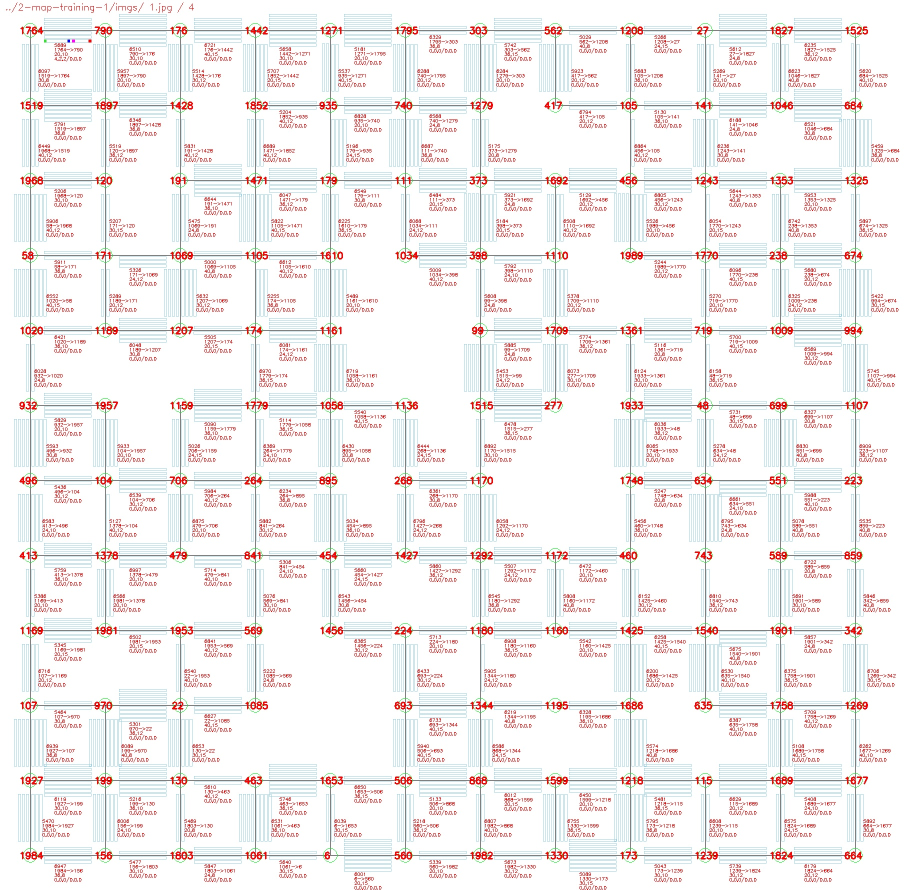
#> input picture Visualization/2-map-training-1/imgs/1.jpg, 1810 x 1780 px (shown at 1/2 size); its folder holds only this picture in this run
$ python -i ImageAugmentation.py   (imports and definitions only)
#> lines starting #> are read from the running program, lines starting #| are printed output that depends on the picture
import os
from math import tan, atan
# import itertools
import cv2
import numpy as np
import matplotlib.pyplot as plt
from matplotlib import patches

class ImageAugmentation(object):
    def __init__(self, is_train=True):
        self.is_train = is_train

    def do_rotate(self, image, angle):
        h = image.shape[0]
        w = image.shape[1]

        (cX, cY) = (w // 2, h // 2)
        M = cv2.getRotationMatrix2D((cX, cY), angle, 1.0)
        image = cv2.warpAffine(image, M, (w, h), borderMode=cv2.BORDER_REPLICATE)

        return image

    def do_shear(self, image, angle):
        h = image.shape[0]
        w = image.shape[1]

        angle = angle / 180 * np.pi
        M = np.float64([[1, tan(angle), 0], [0, 1, 0]])
        image = cv2.warpAffine(image, M, (w, h), borderMode=cv2.BORDER_REPLICATE)

        return image

    def do_padding(self, image, pixels):
        h = image.shape[0]
        w = image.shape[1]
        image = cv2.copyMakeBorder(image, pixels, pixels, pixels, pixels, borderType=cv2.BORDER_REPLICATE)
        image = cv2.resize(image, (w, h))

        return image

    def do_shift(self, image, pixels):
        h = image.shape[0]
        w = image.shape[1]

        M = np.float64([[1, 0, 0], [0, 1, pixels]])
        image = cv2.warpAffine(image, M, (w, h), borderMode=cv2.BORDER_REPLICATE)

        return image

    def transform(self, image):
        # 输入图像是竖着的（转置过的图像
        image = image.transpose(1, 0, 2)

        p = np.random.rand()
        if p > 0.5:
            p = np.random.rand()
            if p > 0.5:
                pixels = 15 * np.random.rand()
                image = self.do_padding(image, 15)
                image = self.do_shift(image, pixels)

        p = np.random.rand()
        if p > 0.5:
            p = np.random.rand()
            if p > 0.5:
                angle = 4 * ((np.random.rand() - 0.5) * 2)
                image = self.do_rotate(image, angle)
            else:
                angle = 8 * ((np.random.rand() - 0.5) * 2)
                image = self.do_shear(image, angle)

        p = np.random.rand()
        if p > 0.5:
            factory = 0.8 + 0.2 * np.random.rand()
            image = image * factory

        return image.transpose(1, 0, 2)

# [19 lines not run here, left out]

>>> import cv2
>>> picture = cv2.imread('../Visualization/2-map-training-1/imgs/1.jpg')
#> picture is the input picture: shape (1780, 1810, 3); mean B, G, R 238.6, 238.7, 242.1
>>> result = ImageAugmentation().transform(picture)
#> in transform, `image = image.transpose(1, 0, 2)`:
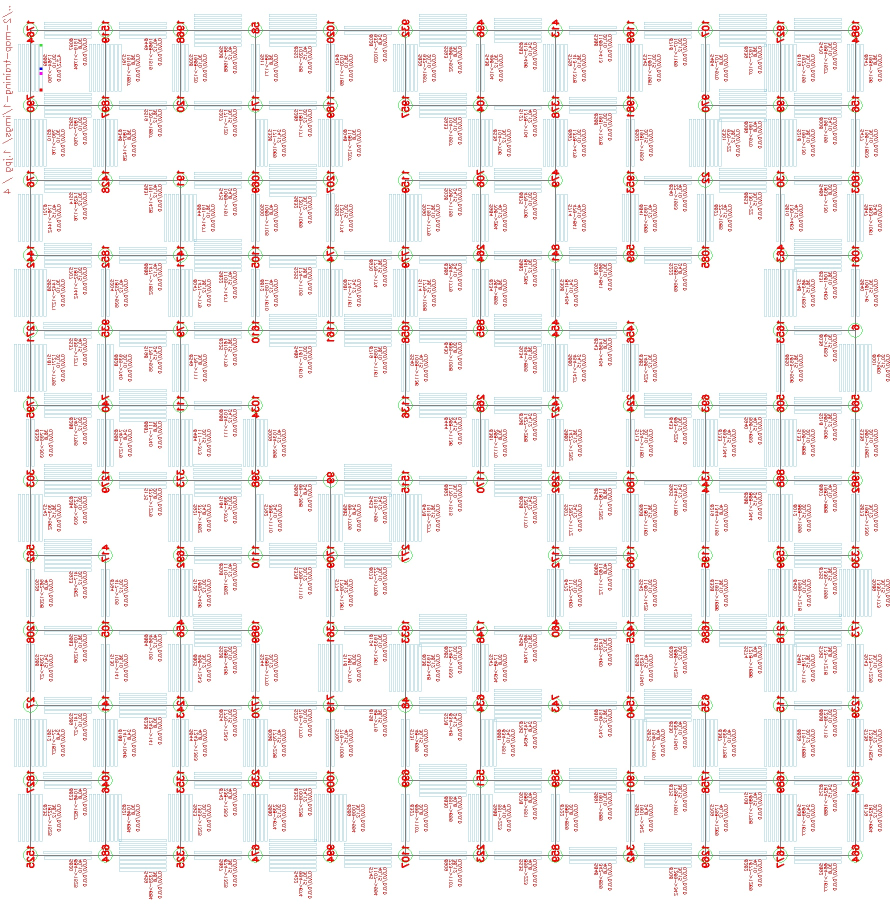
#> image: shape (1810, 1780, 3) (shown at 1/2 size); mean of channels 0, 1, 2 238.6, 238.7, 242.1; drawn as B, G, R
#> in do_padding, `image = cv2.copyMakeBorder(image, pixels, pixels, pixels, pixels, bord..`:
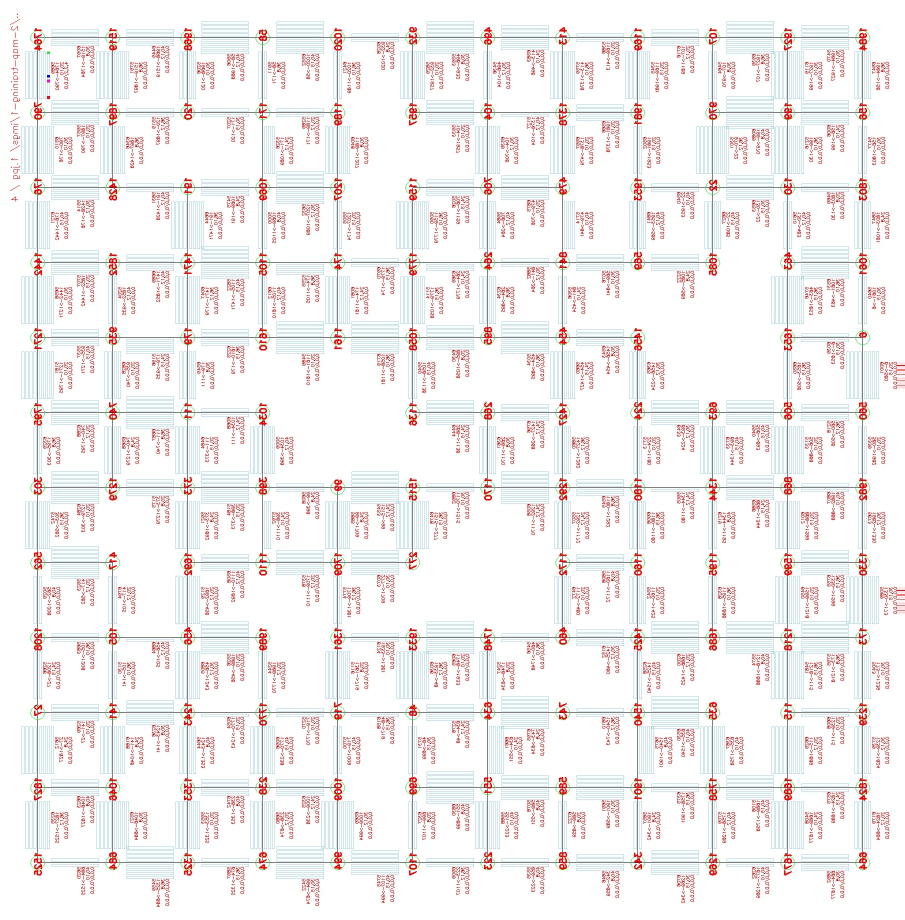
#> image: shape (1840, 1810, 3) (shown at 1/2 size); mean of channels 0, 1, 2 239.1, 239.2, 242.5; drawn as B, G, R
#> in do_shift, `image = cv2.warpAffine(image, M, (w, h), borderMode=cv2.BORDER_REPLICA..`:
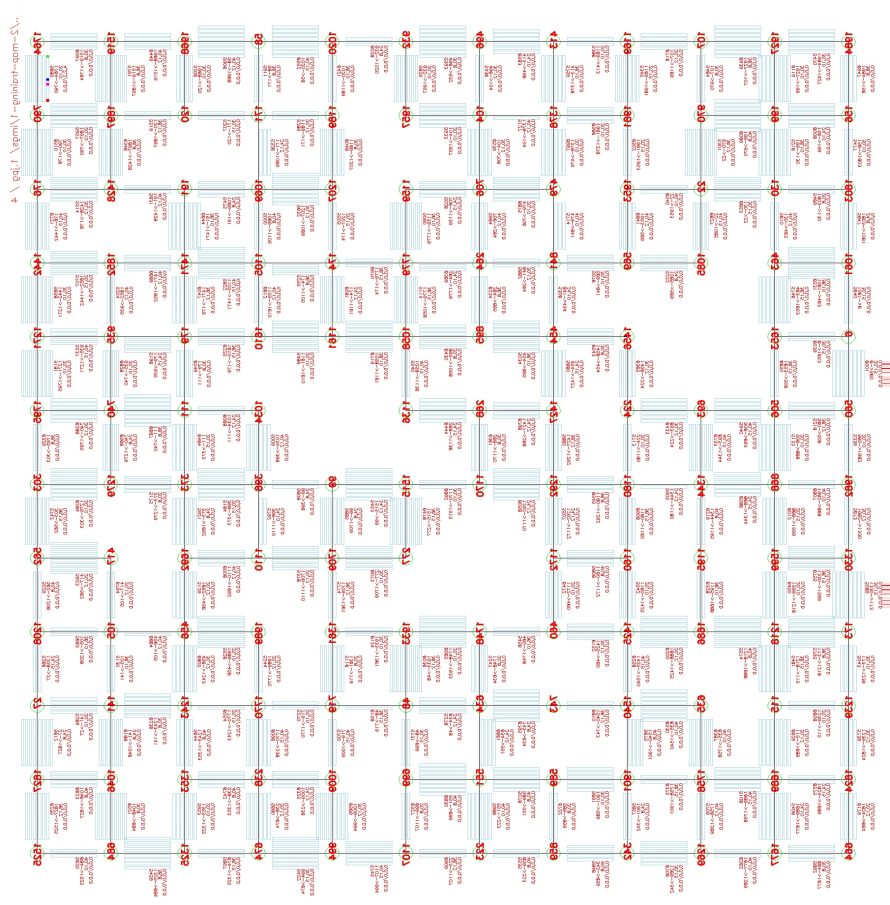
#> image: shape (1810, 1780, 3) (shown at 1/2 size); mean of channels 0, 1, 2 239, 239.2, 242.5; drawn as B, G, R
#> in do_shear, `image = cv2.warpAffine(image, M, (w, h), borderMode=cv2.BORDER_REPLICA..`:
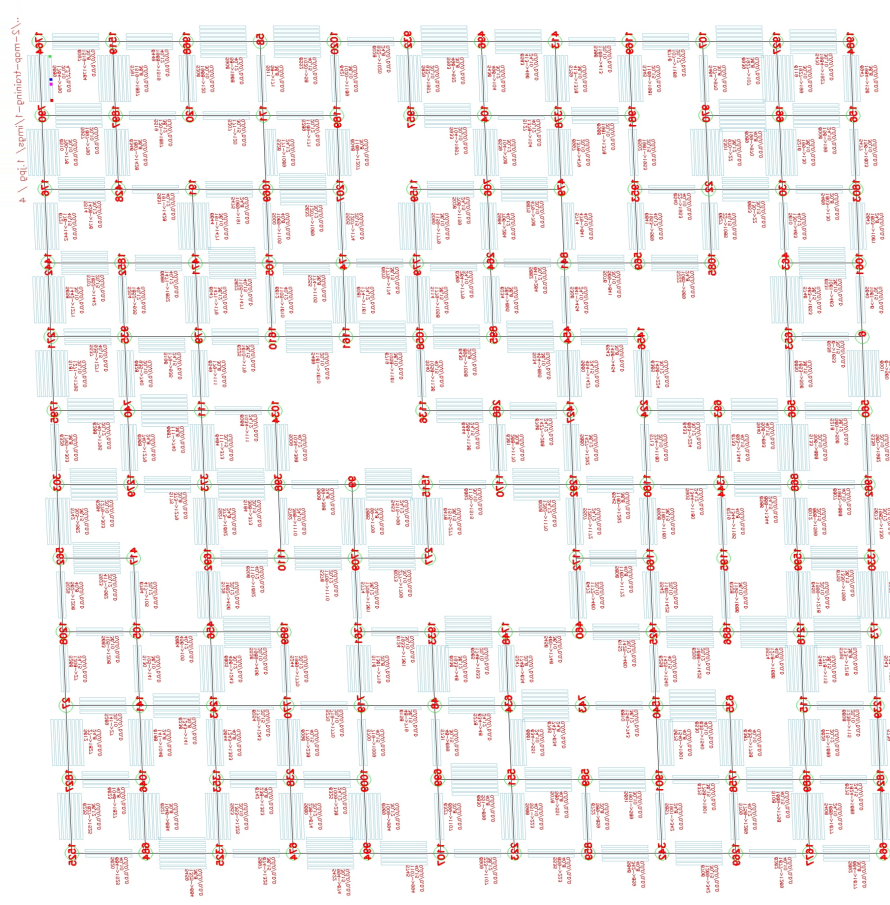
#> image: shape (1810, 1780, 3) (shown at 1/2 size); mean of channels 0, 1, 2 239.2, 239.3, 242.5; drawn as B, G, R
#> in transform, `return image.transpose(1, 0, 2)`:
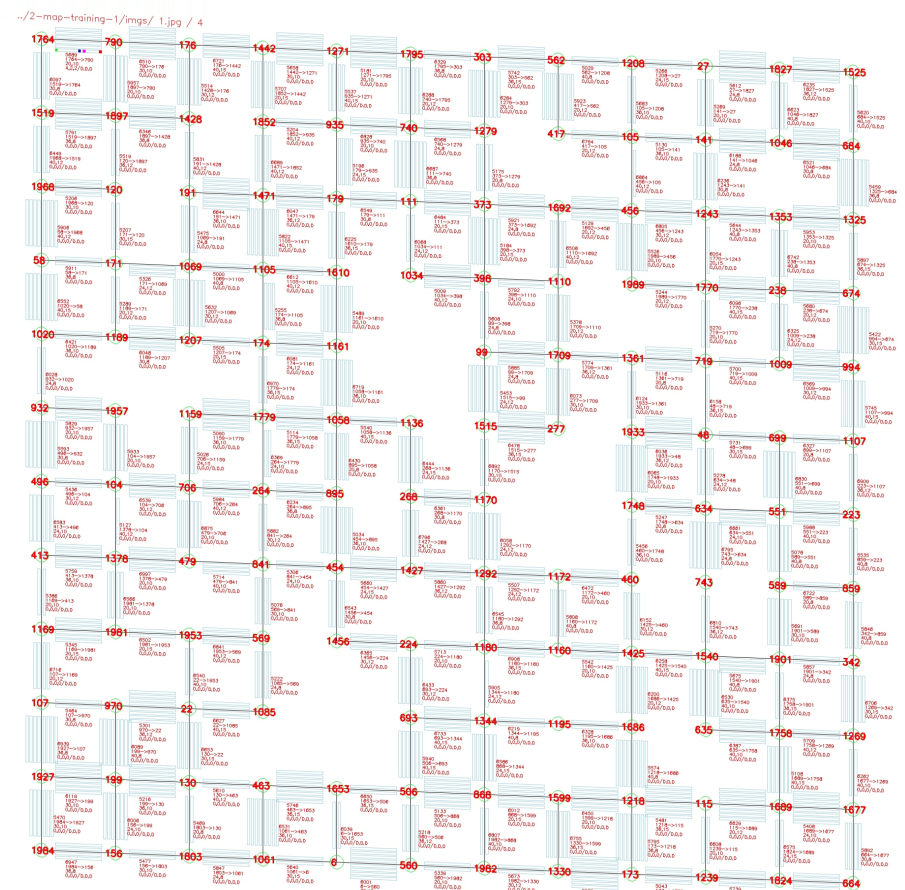
#> returned value: shape (1780, 1810, 3) (shown at 1/2 size); mean of channels 0, 1, 2 239.2, 239.3, 242.5; drawn as B, G, R
